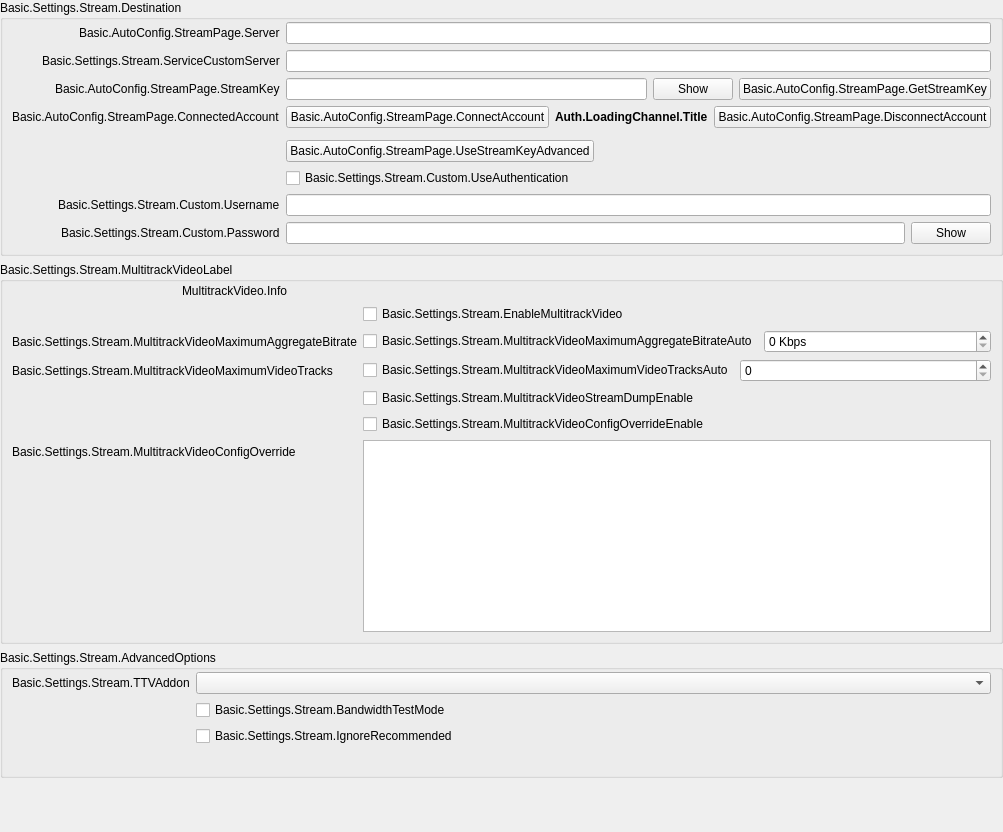
            <widget class="QWidget" name="streamKeyPage">
             <property name="geometry">
              <rect>
               <x>0</x>
               <y>0</y>
               <width>980</width>
               <height>832</height>
              </rect>
             </property>
             <layout class="QVBoxLayout" name="streamkeyPageLayout">
              <property name="leftMargin">
               <number>0</number>
              </property>
              <property name="topMargin">
               <number>0</number>
              </property>
              <property name="rightMargin">
               <number>0</number>
              </property>
              <property name="bottomMargin">
               <number>0</number>
              </property>
              <item>
               <widget class="QGroupBox" name="destinationGroupBox">
                <property name="title">
                 <string>Basic.Settings.Stream.Destination</string>
                </property>
                <layout class="QFormLayout" name="destinationLayout">
                 <property name="fieldGrowthPolicy">
                  <enum>QFormLayout::FieldGrowthPolicy::AllNonFixedFieldsGrow</enum>
                 </property>
                 <property name="labelAlignment">
                  <set>Qt::AlignmentFlag::AlignRight|Qt::AlignmentFlag::AlignTrailing|Qt::AlignmentFlag::AlignVCenter</set>
                 </property>
                 <property name="leftMargin">
                  <number>9</number>
                 </property>
                 <property name="topMargin">
                  <number>2</number>
                 </property>
                 <property name="rightMargin">
                  <number>9</number>
                 </property>
                 <property name="bottomMargin">
                  <number>9</number>
                 </property>
                 <item row="0" column="0">
                  <widget class="QLabel" name="serverLabel">
                   <property name="text">
                    <string>Basic.AutoConfig.StreamPage.Server</string>
                   </property>
                  </widget>
                 </item>
                 <item row="0" column="1">
                  <widget class="QStackedWidget" name="serverStackedWidget">
                   <property name="sizePolicy">
                    <sizepolicy hsizetype="Preferred" vsizetype="Maximum">
                     <horstretch>0</horstretch>
                     <verstretch>0</verstretch>
                    </sizepolicy>
                   </property>
                   <property name="currentIndex">
                    <number>1</number>
                   </property>
                   <widget class="QWidget" name="servicePage">
                    <layout class="QHBoxLayout" name="horizontalLayout_21">
                     <property name="leftMargin">
                      <number>0</number>
                     </property>
                     <property name="topMargin">
                      <number>0</number>
                     </property>
                     <property name="rightMargin">
                      <number>0</number>
                     </property>
                     <property name="bottomMargin">
                      <number>0</number>
                     </property>
                     <item>
                      <widget class="QComboBox" name="server"/>
                     </item>
                    </layout>
                   </widget>
                   <widget class="QWidget" name="customPage">
                    <layout class="QHBoxLayout" name="horizontalLayout_22">
                     <property name="leftMargin">
                      <number>0</number>
                     </property>
                     <property name="topMargin">
                      <number>0</number>
                     </property>
                     <property name="rightMargin">
                      <number>0</number>
                     </property>
                     <property name="bottomMargin">
                      <number>0</number>
                     </property>
                     <item>
                      <widget class="QLineEdit" name="customServer"/>
                     </item>
                    </layout>
                   </widget>
                  </widget>
                 </item>
                 <item row="1" column="0">
                  <widget class="QLabel" name="serviceCustomServerLabel">
                   <property name="text">
                    <string>Basic.Settings.Stream.ServiceCustomServer</string>
                   </property>
                   <property name="buddy">
                    <cstring>serviceCustomServer</cstring>
                   </property>
                  </widget>
                 </item>
                 <item row="1" column="1">
                  <widget class="QLineEdit" name="serviceCustomServer"/>
                 </item>
                 <item row="2" column="0">
                  <widget class="QLabel" name="streamKeyLabel">
                   <property name="text">
                    <string>Basic.AutoConfig.StreamPage.StreamKey</string>
                   </property>
                   <property name="openExternalLinks">
                    <bool>true</bool>
                   </property>
                   <property name="buddy">
                    <cstring>key</cstring>
                   </property>
                  </widget>
                 </item>
                 <item row="2" column="1">
                  <widget class="QFrame" name="streamKeyWidget">
                   <layout class="QHBoxLayout" name="horizontalLayout_11">
                    <property name="leftMargin">
                     <number>0</number>
                    </property>
                    <property name="topMargin">
                     <number>0</number>
                    </property>
                    <property name="rightMargin">
                     <number>0</number>
                    </property>
                    <property name="bottomMargin">
                     <number>0</number>
                    </property>
                    <item>
                     <widget class="QLineEdit" name="key">
                      <property name="inputMask">
                       <string notr="true"/>
                      </property>
                      <property name="text">
                       <string notr="true"/>
                      </property>
                      <property name="echoMode">
                       <enum>QLineEdit::EchoMode::Password</enum>
                      </property>
                     </widget>
                    </item>
                    <item>
                     <widget class="QPushButton" name="show">
                      <property name="text">
                       <string>Show</string>
                      </property>
                     </widget>
                    </item>
                    <item>
                     <widget class="UrlPushButton" name="getStreamKeyButton">
                      <property name="toolTip">
                       <string/>
                      </property>
                      <property name="toolTipDuration">
                       <number>-4</number>
                      </property>
                      <property name="text">
                       <string>Basic.AutoConfig.StreamPage.GetStreamKey</string>
                      </property>
                     </widget>
                    </item>
                   </layout>
                  </widget>
                 </item>
                 <item row="3" column="0">
                  <widget class="QLabel" name="connectedAccountLabel">
                   <property name="text">
                    <string>Basic.AutoConfig.StreamPage.ConnectedAccount</string>
                   </property>
                  </widget>
                 </item>
                 <item row="3" column="1">
                  <layout class="QHBoxLayout" name="horizontalLayout_15">
                   <item>
                    <widget class="QPushButton" name="connectAccount2">
                     <property name="cursor">
                      <cursorShape>PointingHandCursor</cursorShape>
                     </property>
                     <property name="text">
                      <string>Basic.AutoConfig.StreamPage.ConnectAccount</string>
                     </property>
                    </widget>
                   </item>
                   <item>
                    <widget class="QLabel" name="connectedAccountText">
                     <property name="styleSheet">
                      <string notr="true">font-weight: bold</string>
                     </property>
                     <property name="text">
                      <string>Auth.LoadingChannel.Title</string>
                     </property>
                    </widget>
                   </item>
                   <item>
                    <widget class="QPushButton" name="disconnectAccount">
                     <property name="text">
                      <string>Basic.AutoConfig.StreamPage.DisconnectAccount</string>
                     </property>
                    </widget>
                   </item>
                   <item>
                    <spacer name="horizontalSpacer_19">
                     <property name="orientation">
                      <enum>Qt::Orientation::Horizontal</enum>
                     </property>
                     <property name="sizeHint" stdset="0">
                      <size>
                       <width>40</width>
                       <height>20</height>
                      </size>
                     </property>
                    </spacer>
                   </item>
                  </layout>
                 </item>
                 <item row="4" column="0">
                  <spacer name="horizontalSpacer_18">
                   <property name="orientation">
                    <enum>Qt::Orientation::Horizontal</enum>
                   </property>
                   <property name="sizeHint" stdset="0">
                    <size>
                     <width>170</width>
                     <height>0</height>
                    </size>
                   </property>
                  </spacer>
                 </item>
                 <item row="5" column="1">
                  <layout class="QHBoxLayout" name="horizontalLayout_28">
                   <item>
                    <widget class="QPushButton" name="useStreamKeyAdv">
                     <property name="text">
                      <string>Basic.AutoConfig.StreamPage.UseStreamKeyAdvanced</string>
                     </property>
                    </widget>
                   </item>
                   <item>
                    <spacer name="horizontalSpacer_28">
                     <property name="orientation">
                      <enum>Qt::Orientation::Horizontal</enum>
                     </property>
                     <property name="sizeHint" stdset="0">
                      <size>
                       <width>40</width>
                       <height>0</height>
                      </size>
                     </property>
                    </spacer>
                   </item>
                  </layout>
                 </item>
                 <item row="6" column="1">
                  <widget class="QCheckBox" name="useAuth">
                   <property name="text">
                    <string>Basic.Settings.Stream.Custom.UseAuthentication</string>
                   </property>
                  </widget>
                 </item>
                 <item row="7" column="0">
                  <widget class="QLabel" name="authUsernameLabel">
                   <property name="text">
                    <string>Basic.Settings.Stream.Custom.Username</string>
                   </property>
                   <property name="buddy">
                    <cstring>authUsername</cstring>
                   </property>
                  </widget>
                 </item>
                 <item row="7" column="1">
                  <widget class="QLineEdit" name="authUsername"/>
                 </item>
                 <item row="8" column="0">
                  <widget class="QLabel" name="authPwLabel">
                   <property name="text">
                    <string>Basic.Settings.Stream.Custom.Password</string>
                   </property>
                   <property name="buddy">
                    <cstring>authPw</cstring>
                   </property>
                  </widget>
                 </item>
                 <item row="8" column="1">
                  <widget class="QFrame" name="authPwWidget">
                   <layout class="QHBoxLayout" name="horizontalLayout_25">
                    <property name="leftMargin">
                     <number>0</number>
                    </property>
                    <property name="topMargin">
                     <number>0</number>
                    </property>
                    <property name="rightMargin">
                     <number>0</number>
                    </property>
                    <property name="bottomMargin">
                     <number>0</number>
                    </property>
                    <item>
                     <widget class="QLineEdit" name="authPw">
                      <property name="echoMode">
                       <enum>QLineEdit::EchoMode::Password</enum>
                      </property>
                     </widget>
                    </item>
                    <item>
                     <widget class="QPushButton" name="authPwShow">
                      <property name="text">
                       <string>Show</string>
                      </property>
                     </widget>
                    </item>
                   </layout>
                  </widget>
                 </item>
                </layout>
               </widget>
              </item>
              <item>
               <widget class="QGroupBox" name="multitrackVideoGroupBox">
                <property name="title">
                 <string>Basic.Settings.Stream.MultitrackVideoLabel</string>
                </property>
                <layout class="QVBoxLayout" name="verticalLayout_34">
                 <property name="leftMargin">
                  <number>9</number>
                 </property>
                 <property name="topMargin">
                  <number>2</number>
                 </property>
                 <property name="rightMargin">
                  <number>9</number>
                 </property>
                 <property name="bottomMargin">
                  <number>9</number>
                 </property>
                 <item>
                  <layout class="QHBoxLayout" name="horizontalLayout_12">
                   <item>
                    <spacer name="horizontalSpacer_31">
                     <property name="orientation">
                      <enum>Qt::Orientation::Horizontal</enum>
                     </property>
                     <property name="sizeType">
                      <enum>QSizePolicy::Policy::Fixed</enum>
                     </property>
                     <property name="sizeHint" stdset="0">
                      <size>
                       <width>170</width>
                       <height>10</height>
                      </size>
                     </property>
                    </spacer>
                   </item>
                   <item>
                    <widget class="QLabel" name="multitrackVideoInfo">
                     <property name="text">
                      <string>MultitrackVideo.Info</string>
                     </property>
                     <property name="textFormat">
                      <enum>Qt::TextFormat::RichText</enum>
                     </property>
                     <property name="wordWrap">
                      <bool>true</bool>
                     </property>
                     <property name="openExternalLinks">
                      <bool>true</bool>
                     </property>
                    </widget>
                   </item>
                  </layout>
                 </item>
                 <item>
                  <layout class="QFormLayout" name="formLayout_27">
                   <property name="fieldGrowthPolicy">
                    <enum>QFormLayout::FieldGrowthPolicy::AllNonFixedFieldsGrow</enum>
                   </property>
                   <item row="1" column="0">
                    <widget class="QLabel" name="multitrackVideoMaximumAggregateBitrateLabel">
                     <property name="text">
                      <string>Basic.Settings.Stream.MultitrackVideoMaximumAggregateBitrate</string>
                     </property>
                    </widget>
                   </item>
                   <item row="1" column="1">
                    <layout class="QHBoxLayout" name="horizontalLayout_31" stretch="0,0">
                     <item>
                      <widget class="QCheckBox" name="multitrackVideoMaximumAggregateBitrateAuto">
                       <property name="text">
                        <string>Basic.Settings.Stream.MultitrackVideoMaximumAggregateBitrateAuto</string>
                       </property>
                      </widget>
                     </item>
                     <item>
                      <widget class="QSpinBox" name="multitrackVideoMaximumAggregateBitrate">
                       <property name="sizePolicy">
                        <sizepolicy hsizetype="MinimumExpanding" vsizetype="Fixed">
                         <horstretch>0</horstretch>
                         <verstretch>0</verstretch>
                        </sizepolicy>
                       </property>
                       <property name="suffix">
                        <string notr="true"> Kbps</string>
                       </property>
                       <property name="minimum">
                        <number>0</number>
                       </property>
                       <property name="maximum">
                        <number>1000000</number>
                       </property>
                       <property name="singleStep">
                        <number>50</number>
                       </property>
                       <property name="value">
                        <number>0</number>
                       </property>
                      </widget>
                     </item>
                    </layout>
                   </item>
                   <item row="2" column="0">
                    <widget class="QLabel" name="multitrackVideoMaximumVideoTracksLabel">
                     <property name="text">
                      <string>Basic.Settings.Stream.MultitrackVideoMaximumVideoTracks</string>
                     </property>
                    </widget>
                   </item>
                   <item row="2" column="1">
                    <layout class="QHBoxLayout" name="horizontalLayout_32" stretch="0,0">
                     <item>
                      <widget class="QCheckBox" name="multitrackVideoMaximumVideoTracksAuto">
                       <property name="sizePolicy">
                        <sizepolicy hsizetype="Minimum" vsizetype="Fixed">
                         <horstretch>0</horstretch>
                         <verstretch>0</verstretch>
                        </sizepolicy>
                       </property>
                       <property name="text">
                        <string>Basic.Settings.Stream.MultitrackVideoMaximumVideoTracksAuto</string>
                       </property>
                      </widget>
                     </item>
                     <item>
                      <widget class="QSpinBox" name="multitrackVideoMaximumVideoTracks">
                       <property name="sizePolicy">
                        <sizepolicy hsizetype="MinimumExpanding" vsizetype="Fixed">
                         <horstretch>0</horstretch>
                         <verstretch>0</verstretch>
                        </sizepolicy>
                       </property>
                       <property name="minimum">
                        <number>0</number>
                       </property>
                       <property name="maximum">
                        <number>100</number>
                       </property>
                       <property name="value">
                        <number>0</number>
                       </property>
                      </widget>
                     </item>
                    </layout>
                   </item>
                   <item row="3" column="0">
                    <spacer name="horizontalSpacer_32">
                     <property name="orientation">
                      <enum>Qt::Orientation::Horizontal</enum>
                     </property>
                     <property name="sizeType">
                      <enum>QSizePolicy::Policy::Fixed</enum>
                     </property>
                     <property name="sizeHint" stdset="0">
                      <size>
                       <width>170</width>
                       <height>10</height>
                      </size>
                     </property>
                    </spacer>
                   </item>
                   <item row="3" column="1">
                    <widget class="QCheckBox" name="multitrackVideoStreamDumpEnable">
                     <property name="text">
                      <string>Basic.Settings.Stream.MultitrackVideoStreamDumpEnable</string>
                     </property>
                    </widget>
                   </item>
                   <item row="4" column="1">
                    <widget class="QCheckBox" name="multitrackVideoConfigOverrideEnable">
                     <property name="text">
                      <string>Basic.Settings.Stream.MultitrackVideoConfigOverrideEnable</string>
                     </property>
                    </widget>
                   </item>
                   <item row="5" column="0">
                    <widget class="QLabel" name="multitrackVideoConfigOverrideLabel">
                     <property name="text">
                      <string>Basic.Settings.Stream.MultitrackVideoConfigOverride</string>
                     </property>
                    </widget>
                   </item>
                   <item row="5" column="1">
                    <widget class="QPlainTextEdit" name="multitrackVideoConfigOverride">
                     <property name="sizePolicy">
                      <sizepolicy hsizetype="Expanding" vsizetype="Expanding">
                       <horstretch>0</horstretch>
                       <verstretch>0</verstretch>
                      </sizepolicy>
                     </property>
                    </widget>
                   </item>
                   <item row="0" column="1">
                    <widget class="QCheckBox" name="enableMultitrackVideo">
                     <property name="text">
                      <string>Basic.Settings.Stream.EnableMultitrackVideo</string>
                     </property>
                    </widget>
                   </item>
                   <item row="0" column="0">
                    <spacer name="horizontalSpacer_30">
                     <property name="orientation">
                      <enum>Qt::Orientation::Horizontal</enum>
                     </property>
                     <property name="sizeType">
                      <enum>QSizePolicy::Policy::Fixed</enum>
                     </property>
                     <property name="sizeHint" stdset="0">
                      <size>
                       <width>170</width>
                       <height>10</height>
                      </size>
                     </property>
                    </spacer>
                   </item>
                  </layout>
                 </item>
                </layout>
               </widget>
              </item>
              <item>
               <widget class="QGroupBox" name="serviceAdvancedOptionsGroupBox">
                <property name="title">
                 <string>Basic.Settings.Stream.AdvancedOptions</string>
                </property>
                <layout class="QFormLayout" name="serviceAdvancedOptionsLayout">
                 <property name="fieldGrowthPolicy">
                  <enum>QFormLayout::FieldGrowthPolicy::AllNonFixedFieldsGrow</enum>
                 </property>
                 <property name="labelAlignment">
                  <set>Qt::AlignmentFlag::AlignRight|Qt::AlignmentFlag::AlignTrailing|Qt::AlignmentFlag::AlignVCenter</set>
                 </property>
                 <property name="leftMargin">
                  <number>9</number>
                 </property>
                 <property name="topMargin">
                  <number>2</number>
                 </property>
                 <property name="rightMargin">
                  <number>9</number>
                 </property>
                 <property name="bottomMargin">
                  <number>9</number>
                 </property>
                 <item row="0" column="0">
                  <widget class="QLabel" name="twitchAddonLabel">
                   <property name="text">
                    <string>Basic.Settings.Stream.TTVAddon</string>
                   </property>
                   <property name="buddy">
                    <cstring>twitchAddonDropdown</cstring>
                   </property>
                  </widget>
                 </item>
                 <item row="0" column="1">
                  <widget class="QComboBox" name="twitchAddonDropdown"/>
                 </item>
                 <item row="1" column="0">
                  <spacer name="horizontalSpacer_18_1">
                   <property name="orientation">
                    <enum>Qt::Orientation::Horizontal</enum>
                   </property>
                   <property name="sizeHint" stdset="0">
                    <size>
                     <width>170</width>
                     <height>0</height>
                    </size>
                   </property>
                  </spacer>
                 </item>
                 <item row="1" column="1">
                  <widget class="QCheckBox" name="bandwidthTestEnable">
                   <property name="text">
                    <string>Basic.Settings.Stream.BandwidthTestMode</string>
                   </property>
                  </widget>
                 </item>
                 <item row="2" column="1">
                  <widget class="QCheckBox" name="ignoreRecommended">
                   <property name="text">
                    <string>Basic.Settings.Stream.IgnoreRecommended</string>
                   </property>
                  </widget>
                 </item>
                 <item row="3" column="1">
                  <widget class="QLabel" name="enforceSettingsLabel">
                   <property name="text">
                    <string notr="true"/>
                   </property>
                   <property name="textFormat">
                    <enum>Qt::TextFormat::RichText</enum>
                   </property>
                   <property name="openExternalLinks">
                    <bool>true</bool>
                   </property>
                  </widget>
                 </item>
                </layout>
               </widget>
              </item>
              <item>
               <spacer name="verticalSpacer_12">
                <property name="orientation">
                 <enum>Qt::Orientation::Vertical</enum>
                </property>
                <property name="sizeHint" stdset="0">
                 <size>
                  <width>20</width>
                  <height>0</height>
                 </size>
                </property>
               </spacer>
              </item>
             </layout>
            </widget>
